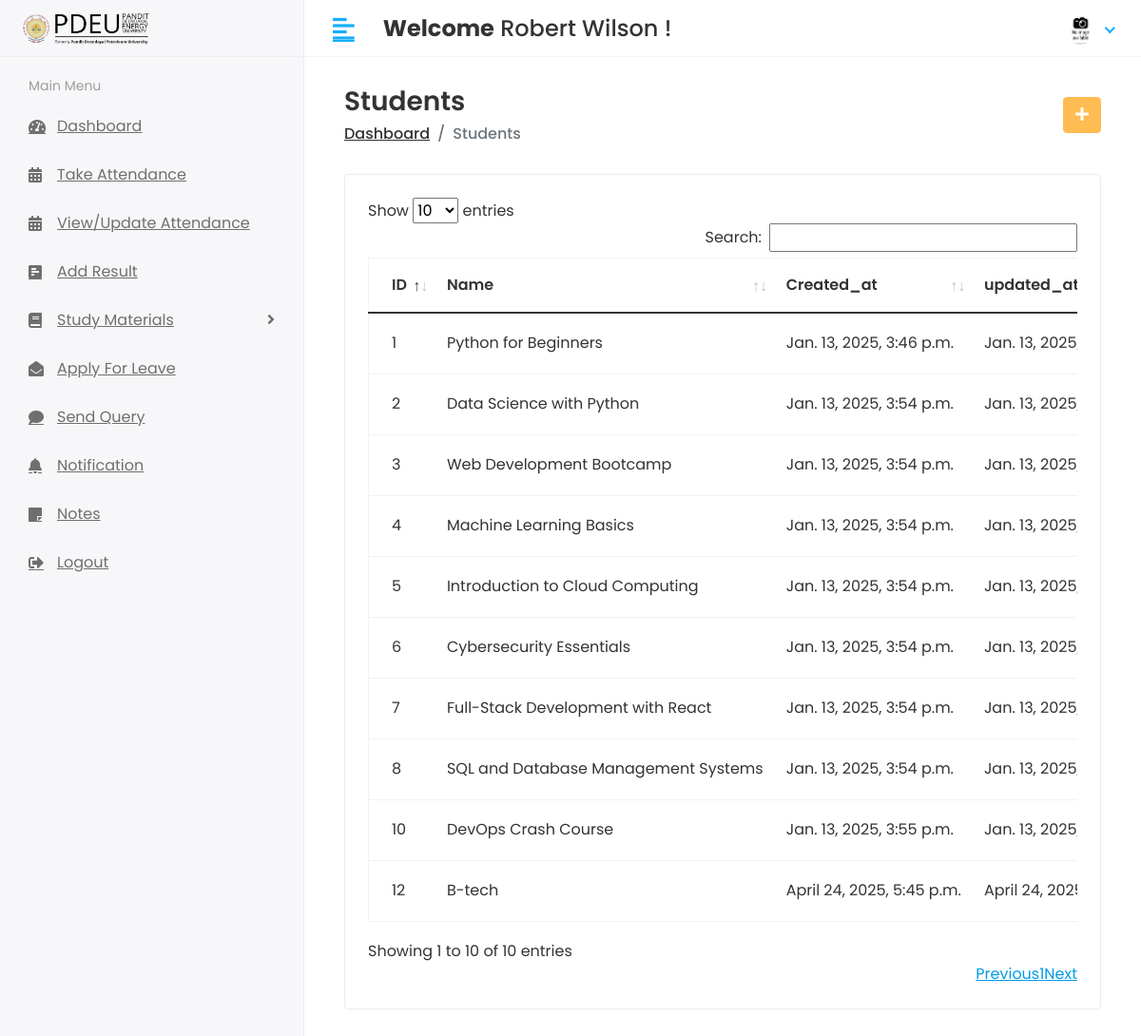
The page /Hod/Course/View (signed in) on the database its author committed.
### app/models.py (models this page shows, shortened)
class CustomUser(AbstractUser):
    USER = (
        (1, 'HOD'),
        (2, 'STAFF'),
        (3, 'STUDENT'),
        (4, 'PARENT'),  # Added Parent user type
    )
    user_type = models.CharField(choices=USER, max_length=50, default=1)
    profile_pic = models.ImageField(upload_to='media/profile_pic')

class Course(models.Model):
    name = models.CharField(max_length=100)
    created_at = models.DateTimeField(auto_now_add=True)
    updated_at = models.DateTimeField(auto_now=True)

### student_management_system/Hod_Views.py (the view)
# urls.py: path('Hod/Course/View', Hod_Views.VIEW_COURSE, name='view_course'),
@login_required(login_url='/')
def VIEW_COURSE(request):
    course = Course.objects.all()
    context = {
        'course': course,
    }
    return render(request, 'Hod/view_course.html', context)

### templates/Hod/view_course.html (shortened to what this page needs)
{% extends 'base.html' %}
{% block content %}
{% load static %}
<div class="content container-fluid">
               <div class="page-header">
                  <div class="row align-items-center">
                     <div class="col">
                        <h3 class="page-title">Students</h3>
                        <ul class="breadcrumb">
                           <li class="breadcrumb-item"><a href="{% url 'hod_home' %}">Dashboard</a></li>
                           <li class="breadcrumb-item active">Students</li>
                        </ul>
                     </div>
                     <div class="col-auto text-right float-right ml-auto">
                        <a href="{% url 'add_course' %}" class="btn btn-primary"><i class="fas fa-plus"></i></a>
                     </div>
                  </div>
               </div>
               <div class="row">
                  <div class="col-sm-12">
                     <div class="card card-table">
                        <div class="card-body">
                           <div class="table-responsive">
                              <table id="table_id" class="table table-hover table-center mb-0">
                                 <thead>
                                    <tr>
                                       <th>ID</th>
                                       <th>Name</th>
                                       <th>Created_at</th>
                                       <th>updated_at</th>
                                    </tr>
                                 </thead>
                                 <tbody>
                                 {% for i in course %}
                                    <tr>
                                       <td>{{i.id}}</td>
                                       <td>{{i.name}}</td>
                                       <td>{{i.created_at}}</td>
                                       <td>{{i.updated_at}}</td>
                                    </tr>
                                 {% endfor %}
                                 </tbody>
                              </table>
                           </div>
                        </div>
                     </div>
                  </div>
               </div>
            </div>
{% endblock %}

### templates/includes/header.html (shortened to what this page needs)
{% load static %}
<div class="header">
    <div class="header-left">
        <a class="logo">
            <img src="{% static 'assets/img/pdpu image-Photoroom.png' %}" alt="PDEU Logo">
        </a>
    </div>
    <a href="javascript:void(0);" id="toggle_btn">
        <i class="fas fa-align-left"></i>
    </a>
    <div class="top-nav-search mt-3">
        <h4><strong>Welcome</strong>
            <span>
                {% if user.first_name and user.last_name %}
                    {{ user.first_name }} {{ user.last_name }}
                {% else %}
                    {{ user.username }}
                {% endif %}
            </span> !
        </h4>
    </div>
    <ul class="nav user-menu">
        <li class="nav-item dropdown has-arrow">
            <a href="#" class="dropdown-toggle nav-link" data-toggle="dropdown">
                {% if user.profile_pic == "" %}
                    <span class="user-img"><img class="rounded-circle" src="{% static 'assets/img/noimg.jpg' %}" width="31" alt="Ryan Taylor"></span>
                {% else %}
                    <span class="user-img"><img class="rounded-circle" src="/{{user.profile_pic}}" width="31" alt="Ryan Taylor"></span>
                {% endif %}
            </a>
        </li>
    </ul>
</div>

### static/assets/css/style.css (style rules this page uses)
html { height: 100%; }
body { background-color: #fff; color: #333; font-family: 'Poppins', sans-serif; font-size: 1rem; height: 100%; line-height: 1.5; overflow-x: hidden; }
h1, h2, h3, h4, h5, h6 { font-family: 'Poppins', sans-serif; margin-top: 0; }
a { color: #009ce7; }
input, button, a { transition: all 0.4s ease; -moz-transition: all 0.4s ease; -o-transition: all 0.4s ease; -ms-transition: all 0.4s ease; -webkit-transition: all 0.4s ease; }
ul, ol { padding: 0px; list-style: none; }
.table { color: #333; max-width: 100%; margin-bottom: 0; width: 100%; }
.table.dataTable { border-collapse: collapse !important; border: 1px solid rgba(0, 0, 0, 0.05); }
.table thead tr th { font-weight: 600; }
.table tbody tr { border-bottom: 1px solid rgba(0, 0, 0, 0.05); }
.table.table-center td, .table.table-center th { vertical-align: middle; }
.card-table .card-body .table > thead > tr > th { border-top: 0; }
.card-table .card-body .table tr td:first-child, .card-table .card-body .table tr th:first-child { padding-left: 1.5rem; }
.card-table .table td, .card-table .table th { border-top: 1px solid #e2e5e8; padding: 1rem 0.75rem; white-space: nowrap; }
.btn-primary { background-color: #FFBC53; border: 1px solid #FFBC53; }
.card { border: 1px solid #ececf5; box-shadow: 0 1px 3px 0 rgba(0, 0, 0, 0.03); margin-bottom: 1.875rem; }
.card-body { padding: 1.5rem; }
.header { background-color: #fff; border-bottom: 1px solid #f3f3f4; left: 0; position: fixed; right: 0; top: 0; z-index: 1001; height: 60px; }
.header .header-left { float: left; height: 60px; padding: 0 20px; position: relative; width: 320px; z-index: 1; transition: all 0.2s ease-in-out; background-color: #f7f7fa; border-bottom: 1px solid #efefef; border-right: 1px solid #ececf5; display: flex; align-items: center; }
.header .header-left .logo { display: inline-block; line-height: 60px; }
.header .header-left .logo img { max-height: 40px; width: auto; }
.header .dropdown-toggle:after { display: none; }
.header .has-arrow .dropdown-toggle:after { border-top: 0; border-left: 0; border-bottom: 2px solid #18aefa; border-right: 2px solid #18aefa; content: ''; height: 8px; display: inline-block; pointer-events: none; -webkit-transform-origin: 66% 66%; -ms-transform-origin: 66% 66%; transform-origin: 66% 66%; -webkit-transform: rotate(45deg); -ms-transform: rotate(45deg); transform: rotate(45deg); -webkit-transition: all 0.15s ease-in-out; transition: all 0.15s ease-in-out; width: 8px; vertical-align: 0px; }
.user-menu { float: right; margin: 0; position: relative; z-index: 99; padding-right: 15px; }
.user-menu.nav > li > a { color: #a0a0a0; font-size: 14px; line-height: 58px; padding: 0 15px; height: 60px; }
.user-img { margin-right: 3px; position: relative; }
.top-nav-search { float: left; margin-left: 15px; }
.page-header { margin-bottom: 1.875rem; }
.page-header .breadcrumb { background-color: transparent; color: #6c757d; font-size: 1rem; font-weight: 500; margin-bottom: 0; padding: 0; }
.page-header .breadcrumb a { color: #333; }
.page-title { font-size: 28px; font-weight: 600; color: #333; margin-bottom: 5px; }
@media (min-width: 992px) { #toggle_btn { align-items: center; color: #18aefa; display: inline-flex; float: left; font-size: 26px; height: 60px; justify-content: center; margin-left: 15px; padding: 0 15px; } }

### rows shown on the page
CustomUser: first_name "Robert", last_name "Wilson"
Course: id "1", name "Python for Beginners", created_at "Jan. 13, 2025, 3:46 p.m.", updated_at "Jan. 13,…"
Course: id "2", name "Data Science with Python", created_at "Jan. 13, 2025, 3:54 p.m.", updated_at "Jan. 13,…"
Course: id "3", name "Web Development Bootcamp", created_at "Jan. 13, 2025, 3:54 p.m.", updated_at "Jan. 13,…"
Course: id "4", name "Machine Learning Basics", created_at "Jan. 13, 2025, 3:54 p.m.", updated_at "Jan. 13,…"
Course: id "5", name "Introduction to Cloud Computing", created_at "Jan. 13, 2025, 3:54 p.m.", updated_at "Jan. 13,…"
Course: id "6", name "Cybersecurity Essentials", created_at "Jan. 13, 2025, 3:54 p.m.", updated_at "Jan. 13,…"
Course: id "7", name "Full-Stack Development with React", created_at "Jan. 13, 2025, 3:54 p.m.", updated_at "Jan. 13,…"
Course: id "8", name "SQL and Database Management Systems", created_at "Jan. 13, 2025, 3:54 p.m.", updated_at "Jan. 13,…"
Course: id "10", name "DevOps Crash Course", created_at "Jan. 13, 2025, 3:55 p.m.", updated_at "Jan. 13,…"
Course: id "12", name "B-tech", created_at "April 24, 2025, 5:45 p.m.", updated_at "April 24,…"
